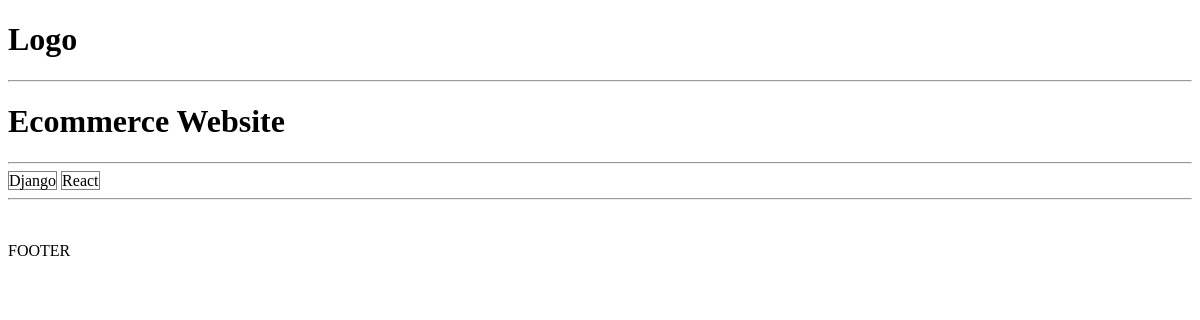
/project/57fce721-e71a-437e-b098-2f98ad4e753e/, run on an earlier commit of the app's database.
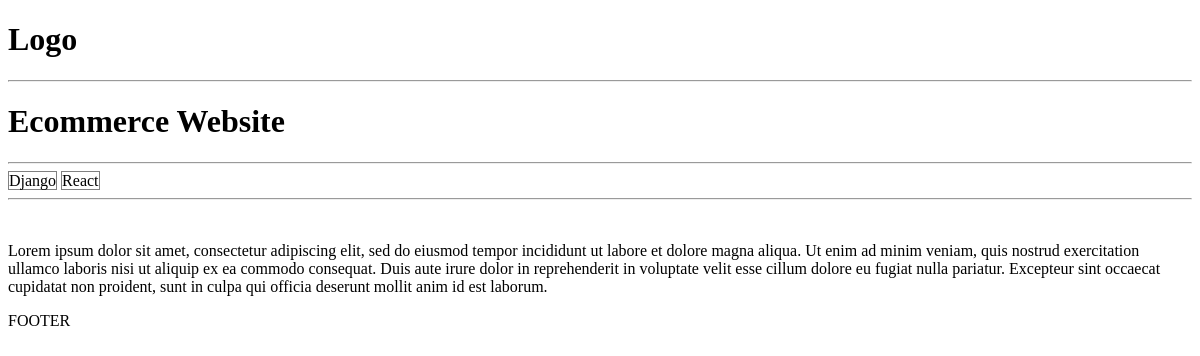
And on a later commit of the database.
### projects/models.py (models this page shows, shortened)
class Project(models.Model):
    title = models.CharField(max_length=200)
    description = models.TextField(null=True, blank=True)
    demo_link = models.CharField(max_length=2000, null=True, blank=True)
    source_link = models.CharField(max_length=2000, null=True, blank=True)
    tags = models.ManyToManyField('Tag', blank=True)
    vote_total = models.IntegerField(default=0, null=True, blank=True)
    vote_ratio = models.IntegerField(default=0, null=True, blank=True)
    created = models.DateTimeField(auto_now_add=True)
    id = models.UUIDField(default=uuid.uuid4, unique=True, primary_key=True, editable=False)

class Tag(models.Model):
    name = models.CharField(max_length=200)
    created = models.DateTimeField(auto_now_add=True)
    id = models.UUIDField(default=uuid.uuid4, unique=True, primary_key=True, editable=False)
    def __str__(self):
        return self.name

### projects/views.py (the view)
# urls.py: path('project/<str:pk>/', views.project, name="project"),
def project(requests, pk):
    projectObj = Project.objects.get(id=pk)
    return render(requests, 'projects/single-project.html', {'project':projectObj})

### projects/templates/projects/single-project.html
{% extends 'main.html' %}
{% block content %}
<h1>{{project.title}}</h1>
<hr>
{% for tag in project.tags.all %}
    <span style="border:1px solid grey">{{tag}}</span>
{% endfor %}
<hr>
<br>
<p>{{project.description}}</p>
{% endblock %}

### templates/main.html (shortened to what this page needs)
<!DOCTYPE html>
<html>
    <head>
    </head>
    <body>
        {% include 'navbar.html' %}
        {% block content %}
        {% endblock content %}
        <p>FOOTER</p>
    </body>
</html>

### templates/navbar.html
<h1>Logo</h1>
<hr>

What changed in the data, as far as the page shows it:
changed Project "Ecommerce Website": description (not shown) → "Lorem ipsum dolor sit amet, consectetur adipiscing elit, sed do eiusmod tempor incididunt ut labore et dolore magna aliqua. Ut enim ad minim veniam, quis nostrud exercitation ullamco laboris nisi ut aliquip ex ea commodo consequat. Duis aute irure dolor in reprehenderit in voluptate velit esse cillum dolore eu fugiat nulla pariatur. Excepteur sint occaecat cupidatat non proident, sunt in culpa qui officia deserunt mollit anim id est laborum."
